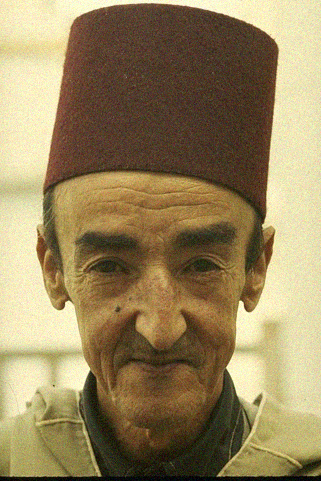
#> input picture assets/noisy10/0038.png, 321 x 481 px, found by its file name
$ jupyter execute --allow-errors Image_denoising_LPGPCA.ipynb   (older library calls are emulated)
#> lines starting #> are read from the running program, lines starting #| are printed output that depends on the picture; long printed decimals are rounded
[cell 1]
import numpy as np
import matplotlib.pyplot as plt
import math
import random
import skimage as ski
from skimage.measure import compare_ssim as ssim
from skimage.measure import compare_psnr as psnr

[cell 2]
# [26 lines left out: function getpca, not called in this run]

[cell 3]
# [12 lines left out: function blow_gray, not called in this run]

[cell 4]
# [30 lines left out: function LPG_new, not called in this run]

[cell 5]
# [6 lines left out: function dim_reduction, not called in this run]

[cell 6]
# [267 lines left out: function LPGPCA_denoising, not called in this run]

[cell 7]
profile = 'normal'
# profile = 'fast'
std = 20
img_filename = 'house.tif'
#> (the rest of this cell did not finish here and is left out)

[cell 8]
profile = 'normal'
#> profile = 'normal'
# profile = 'fast'
std = 20
img_filename = 'cameraman.tif'
#> (the rest of this cell did not finish here and is left out)

[cell 9]
# profile = 'normal'
profile = 'fast'
#> profile = 'fast'
std = 20
img_filename = 'cameraman.tif'
#> (the rest of this cell did not finish here and is left out)

[cell 10]
# [12 lines left out: function blow_color, not called in this run]

[cell 11]
# [296 lines left out: function LPGPCA_color_denoising, not called in this run]

[cell 12]
# profile = 'normal'
profile = 'fast'
std = 25
img_filename = '0038.png'
orig_img = plt.imread(img_filename).astype(dtype=np.float)
print("orig_img.shape: ", orig_img.shape)
#| orig_img.shape:  (481, 321, 3)
print("orig_img.max: ", np.max(orig_img))
#| orig_img.max:  1.0
print("orig_img.min: ", np.min(orig_img))
#| orig_img.min:  0.0
plt.imshow(orig_img)
plt.show()

seed = 0
random.seed(seed)

# [9 lines of commented-out code are left out]
#> (the rest of this cell did not finish here and is left out)

[cell 13]
orig_img = plt.imread('0038.png').astype(dtype=np.float)
orig_img = orig_img[:250, :250, :]
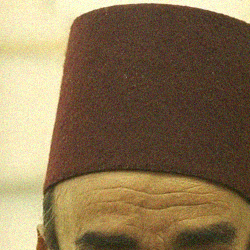
#> orig_img: shape (250, 250, 3) float64; mean R, G, B 0.539, 0.455, 0.326
#> (the rest of this cell did not finish here and is left out)

[cell 14]
profile = 'normal'
#> profile = 'normal'
# profile = 'fast'
std = 25
img_filename = '0038.png'
orig_img = plt.imread(img_filename).astype(dtype=np.float)
print("orig_img.shape: ", orig_img.shape)
#| orig_img.shape:  (481, 321, 3)
print("orig_img.max: ", np.max(orig_img))
#| orig_img.max:  1.0
print("orig_img.min: ", np.min(orig_img))
#| orig_img.min:  0.0
plt.imshow(orig_img)
plt.show()

seed = 0
random.seed(seed)

# [9 lines of commented-out code are left out]
#> (the rest of this cell did not finish here and is left out)


$ run again, with assets/noisy10/0000.png copied over assets/noisy10/0038.png
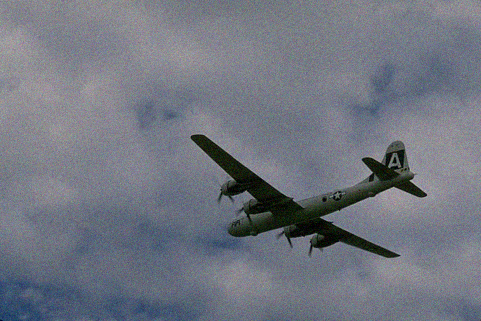
#> input picture assets/noisy10/0000.png, 481 x 321 px, found by its file name
#> `profile = 'normal'`: profile = 'normal'
#> `profile = 'fast'`: profile = 'fast'
#| orig_img.shape:  (321, 481, 3)
#| orig_img.max:  0.7765
#| orig_img.min:  0.0
#> `orig_img = orig_img[:250, :250, :]`:
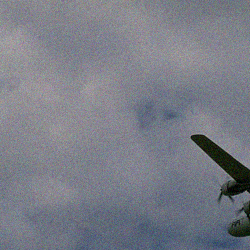
#> orig_img: shape (250, 250, 3) float64; mean R, G, B 0.476, 0.487, 0.527
#> `profile = 'normal'`: profile = 'normal'
#| orig_img.shape:  (321, 481, 3)
#| orig_img.max:  0.7765
#| orig_img.min:  0.0

$ run again, with assets/noisy10/0001.png copied over assets/noisy10/0038.png
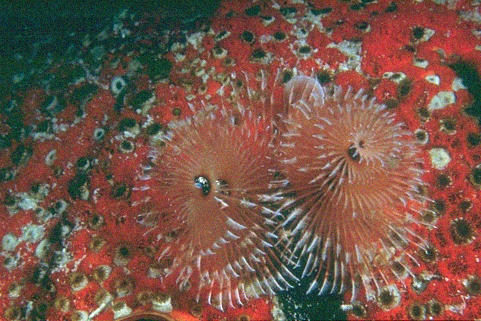
#> input picture assets/noisy10/0001.png, 481 x 321 px, found by its file name
#> `profile = 'normal'`: profile = 'normal'
#> `profile = 'fast'`: profile = 'fast'
#| orig_img.shape:  (321, 481, 3)
#| orig_img.max:  1.0
#| orig_img.min:  0.0
#> `orig_img = orig_img[:250, :250, :]`:
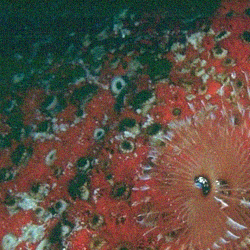
#> orig_img: shape (250, 250, 3) float64; mean R, G, B 0.358, 0.305, 0.259
#> `profile = 'normal'`: profile = 'normal'
#| orig_img.shape:  (321, 481, 3)
#| orig_img.max:  1.0
#| orig_img.min:  0.0

$ run again, with assets/noisy10/0002.png copied over assets/noisy10/0038.png
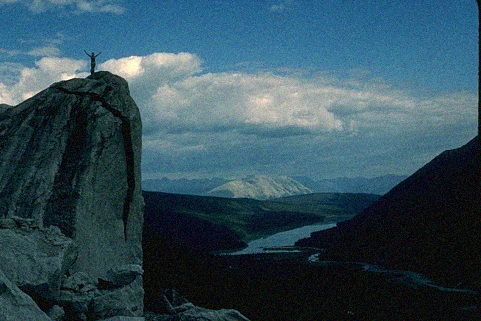
#> input picture assets/noisy10/0002.png, 481 x 321 px, found by its file name
#> `profile = 'normal'`: profile = 'normal'
#> `profile = 'fast'`: profile = 'fast'
#| orig_img.shape:  (321, 481, 3)
#| orig_img.max:  1.0
#| orig_img.min:  0.0
#> `orig_img = orig_img[:250, :250, :]`:
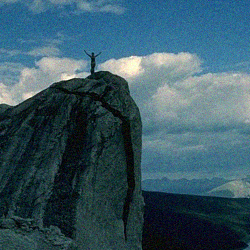
#> orig_img: shape (250, 250, 3) float64; mean R, G, B 0.223, 0.345, 0.394
#> `profile = 'normal'`: profile = 'normal'
#| orig_img.shape:  (321, 481, 3)
#| orig_img.max:  1.0
#| orig_img.min:  0.0
